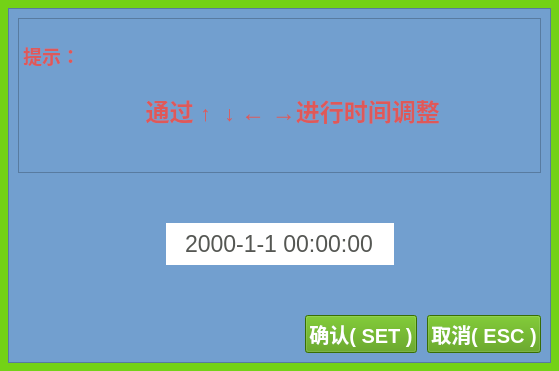
<?xml version="1.0" encoding="UTF-8"?>
<ui version="4.0">
 <class>Frm_parameterSettingsPop</class>
 <widget class="QDialog" name="Frm_parameterSettingsPop">
  <property name="geometry">
   <rect>
    <x>0</x>
    <y>0</y>
    <width>559</width>
    <height>371</height>
   </rect>
  </property>
  <property name="windowTitle">
   <string>Dialog</string>
  </property>
  <property name="styleSheet">
   <string notr="true">background-color: rgb(115, 210, 22);

</string>
  </property>
  <layout class="QGridLayout" name="gridLayout">
   <property name="leftMargin">
    <number>8</number>
   </property>
   <property name="topMargin">
    <number>8</number>
   </property>
   <property name="rightMargin">
    <number>8</number>
   </property>
   <property name="bottomMargin">
    <number>8</number>
   </property>
   <property name="spacing">
    <number>0</number>
   </property>
   <item row="0" column="0">
    <widget class="QStackedWidget" name="stackedWidget">
     <property name="styleSheet">
      <string notr="true"/>
     </property>
     <property name="currentIndex">
      <number>2</number>
     </property>
     <widget class="QWidget" name="page">
      <layout class="QGridLayout" name="gridLayout_2" rowstretch="3,4">
       <property name="leftMargin">
        <number>0</number>
       </property>
       <property name="topMargin">
        <number>0</number>
       </property>
       <property name="rightMargin">
        <number>0</number>
       </property>
       <property name="bottomMargin">
        <number>0</number>
       </property>
       <property name="spacing">
        <number>0</number>
       </property>
       <item row="0" column="0">
        <widget class="QFrame" name="frame">
         <property name="styleSheet">
          <string notr="true">background-color: rgb(114, 159, 207);</string>
         </property>
         <property name="frameShape">
          <enum>QFrame::StyledPanel</enum>
         </property>
         <property name="frameShadow">
          <enum>QFrame::Raised</enum>
         </property>
         <layout class="QGridLayout" name="gridLayout_3">
          <property name="leftMargin">
           <number>0</number>
          </property>
          <property name="topMargin">
           <number>0</number>
          </property>
          <property name="rightMargin">
           <number>0</number>
          </property>
          <property name="bottomMargin">
           <number>0</number>
          </property>
          <property name="spacing">
           <number>0</number>
          </property>
          <item row="0" column="0">
           <widget class="QTextBrowser" name="textBrowser">
            <property name="html">
             <string>&lt;!DOCTYPE HTML PUBLIC &quot;-//W3C//DTD HTML 4.0//EN&quot; &quot;http://www.w3.org/TR/REC-html40/strict.dtd&quot;&gt;
&lt;html&gt;&lt;head&gt;&lt;meta name=&quot;qrichtext&quot; content=&quot;1&quot; /&gt;&lt;style type=&quot;text/css&quot;&gt;
p, li { white-space: pre-wrap; }
&lt;/style&gt;&lt;/head&gt;&lt;body style=&quot; font-family:'Ubuntu'; font-size:11pt; font-weight:400; font-style:normal;&quot;&gt;
&lt;p align=&quot;center&quot; style=&quot;-qt-paragraph-type:empty; margin-top:0px; margin-bottom:0px; margin-left:0px; margin-right:0px; -qt-block-indent:0; text-indent:0px;&quot;&gt;&lt;br /&gt;&lt;/p&gt;
&lt;p style=&quot; margin-top:0px; margin-bottom:0px; margin-left:0px; margin-right:0px; -qt-block-indent:0; text-indent:0px;&quot;&gt;&lt;span style=&quot; font-size:14pt; font-weight:600; color:#de5959;&quot;&gt;提示：&lt;/span&gt;&lt;/p&gt;
&lt;p style=&quot; margin-top:0px; margin-bottom:0px; margin-left:0px; margin-right:0px; -qt-block-indent:0; text-indent:0px;&quot;&gt;&lt;span style=&quot; font-size:14pt; font-weight:600; color:#de5959;&quot;&gt;	零位设置非常重要，请谨慎操作！&lt;/span&gt;&lt;/p&gt;
&lt;p style=&quot; margin-top:0px; margin-bottom:0px; margin-left:0px; margin-right:0px; -qt-block-indent:0; text-indent:0px;&quot;&gt;&lt;span style=&quot; font-size:14pt; font-weight:600; color:#de5959;&quot;&gt;	&lt;/span&gt;&lt;/p&gt;
&lt;p style=&quot; margin-top:0px; margin-bottom:0px; margin-left:0px; margin-right:0px; -qt-block-indent:0; text-indent:0px;&quot;&gt;&lt;span style=&quot; font-size:14pt; font-weight:600; color:#de5959;&quot;&gt;	如需进入设置，请在以下输入密码：&lt;/span&gt;&lt;/p&gt;&lt;/body&gt;&lt;/html&gt;</string>
            </property>
           </widget>
          </item>
         </layout>
        </widget>
       </item>
       <item row="1" column="0">
        <widget class="QFrame" name="frame_2">
         <property name="styleSheet">
          <string notr="true">background-color: rgb(52, 101, 164);</string>
         </property>
         <property name="frameShape">
          <enum>QFrame::StyledPanel</enum>
         </property>
         <property name="frameShadow">
          <enum>QFrame::Raised</enum>
         </property>
         <layout class="QGridLayout" name="gridLayout_4" rowstretch="1,1,2" columnstretch="1,1,1">
          <item row="0" column="1">
           <spacer name="verticalSpacer">
            <property name="orientation">
             <enum>Qt::Vertical</enum>
            </property>
            <property name="sizeHint" stdset="0">
             <size>
              <width>20</width>
              <height>40</height>
             </size>
            </property>
           </spacer>
          </item>
          <item row="1" column="0">
           <spacer name="horizontalSpacer">
            <property name="orientation">
             <enum>Qt::Horizontal</enum>
            </property>
            <property name="sizeHint" stdset="0">
             <size>
              <width>161</width>
              <height>20</height>
             </size>
            </property>
           </spacer>
          </item>
          <item row="1" column="1">
           <widget class="QLineEdit" name="m_edtPasWd">
            <property name="minimumSize">
             <size>
              <width>200</width>
              <height>50</height>
             </size>
            </property>
            <property name="font">
             <font>
              <pointsize>29</pointsize>
              <weight>75</weight>
              <bold>true</bold>
             </font>
            </property>
            <property name="styleSheet">
             <string notr="true">color: rgb(78, 154, 6);
background-color: rgb(255, 255, 255);</string>
            </property>
            <property name="text">
             <string>123456</string>
            </property>
            <property name="echoMode">
             <enum>QLineEdit::Password</enum>
            </property>
           </widget>
          </item>
          <item row="1" column="2">
           <spacer name="horizontalSpacer_2">
            <property name="orientation">
             <enum>Qt::Horizontal</enum>
            </property>
            <property name="sizeHint" stdset="0">
             <size>
              <width>160</width>
              <height>20</height>
             </size>
            </property>
           </spacer>
          </item>
          <item row="2" column="1">
           <spacer name="verticalSpacer_2">
            <property name="orientation">
             <enum>Qt::Vertical</enum>
            </property>
            <property name="sizeHint" stdset="0">
             <size>
              <width>20</width>
              <height>84</height>
             </size>
            </property>
           </spacer>
          </item>
         </layout>
        </widget>
       </item>
      </layout>
     </widget>
     <widget class="QWidget" name="page_2">
      <layout class="QGridLayout" name="gridLayout_5" rowstretch="4,3">
       <property name="leftMargin">
        <number>0</number>
       </property>
       <property name="topMargin">
        <number>0</number>
       </property>
       <property name="rightMargin">
        <number>0</number>
       </property>
       <property name="bottomMargin">
        <number>0</number>
       </property>
       <property name="spacing">
        <number>0</number>
       </property>
       <item row="0" column="0">
        <widget class="QFrame" name="frame_3">
         <property name="styleSheet">
          <string notr="true">background-color: rgb(114, 159, 207);</string>
         </property>
         <property name="frameShape">
          <enum>QFrame::StyledPanel</enum>
         </property>
         <property name="frameShadow">
          <enum>QFrame::Raised</enum>
         </property>
         <layout class="QGridLayout" name="gridLayout_6" rowstretch="1,2,2,1">
          <property name="leftMargin">
           <number>0</number>
          </property>
          <property name="topMargin">
           <number>0</number>
          </property>
          <property name="rightMargin">
           <number>0</number>
          </property>
          <property name="bottomMargin">
           <number>0</number>
          </property>
          <property name="spacing">
           <number>0</number>
          </property>
          <item row="0" column="1">
           <spacer name="verticalSpacer_4">
            <property name="orientation">
             <enum>Qt::Vertical</enum>
            </property>
            <property name="sizeHint" stdset="0">
             <size>
              <width>20</width>
              <height>28</height>
             </size>
            </property>
           </spacer>
          </item>
          <item row="0" column="3" rowspan="4">
           <widget class="QLabel" name="label_4">
            <property name="sizePolicy">
             <sizepolicy hsizetype="Maximum" vsizetype="Preferred">
              <horstretch>0</horstretch>
              <verstretch>0</verstretch>
             </sizepolicy>
            </property>
            <property name="minimumSize">
             <size>
              <width>250</width>
              <height>0</height>
             </size>
            </property>
            <property name="styleSheet">
             <string notr="true">background-image: url(:/image/machinset_setzero.png);</string>
            </property>
            <property name="text">
             <string/>
            </property>
           </widget>
          </item>
          <item row="1" column="0">
           <spacer name="horizontalSpacer_5">
            <property name="orientation">
             <enum>Qt::Horizontal</enum>
            </property>
            <property name="sizeHint" stdset="0">
             <size>
              <width>85</width>
              <height>20</height>
             </size>
            </property>
           </spacer>
          </item>
          <item row="1" column="1">
           <widget class="QLabel" name="label">
            <property name="font">
             <font>
              <pointsize>20</pointsize>
              <weight>75</weight>
              <bold>true</bold>
             </font>
            </property>
            <property name="styleSheet">
             <string notr="true">color: rgb(255, 255, 255);</string>
            </property>
            <property name="text">
             <string>当前脉冲:</string>
            </property>
           </widget>
          </item>
          <item row="1" column="2">
           <spacer name="horizontalSpacer_3">
            <property name="orientation">
             <enum>Qt::Horizontal</enum>
            </property>
            <property name="sizeHint" stdset="0">
             <size>
              <width>84</width>
              <height>20</height>
             </size>
            </property>
           </spacer>
          </item>
          <item row="2" column="0">
           <spacer name="horizontalSpacer_6">
            <property name="orientation">
             <enum>Qt::Horizontal</enum>
            </property>
            <property name="sizeHint" stdset="0">
             <size>
              <width>85</width>
              <height>20</height>
             </size>
            </property>
           </spacer>
          </item>
          <item row="2" column="1">
           <widget class="QLabel" name="m_labPulse">
            <property name="font">
             <font>
              <pointsize>51</pointsize>
              <weight>75</weight>
              <bold>true</bold>
             </font>
            </property>
            <property name="styleSheet">
             <string notr="true">color: rgb(239, 41, 41);</string>
            </property>
            <property name="text">
             <string>0</string>
            </property>
            <property name="alignment">
             <set>Qt::AlignCenter</set>
            </property>
           </widget>
          </item>
          <item row="2" column="2">
           <spacer name="horizontalSpacer_4">
            <property name="orientation">
             <enum>Qt::Horizontal</enum>
            </property>
            <property name="sizeHint" stdset="0">
             <size>
              <width>84</width>
              <height>20</height>
             </size>
            </property>
           </spacer>
          </item>
          <item row="3" column="1">
           <spacer name="verticalSpacer_3">
            <property name="orientation">
             <enum>Qt::Vertical</enum>
            </property>
            <property name="sizeHint" stdset="0">
             <size>
              <width>20</width>
              <height>28</height>
             </size>
            </property>
           </spacer>
          </item>
         </layout>
        </widget>
       </item>
       <item row="1" column="0">
        <widget class="QFrame" name="frame_4">
         <property name="styleSheet">
          <string notr="true">background-color: rgb(52, 101, 164);</string>
         </property>
         <property name="frameShape">
          <enum>QFrame::StyledPanel</enum>
         </property>
         <property name="frameShadow">
          <enum>QFrame::Raised</enum>
         </property>
         <layout class="QGridLayout" name="gridLayout_7">
          <property name="leftMargin">
           <number>30</number>
          </property>
          <property name="horizontalSpacing">
           <number>20</number>
          </property>
          <item row="0" column="0">
           <spacer name="verticalSpacer_8">
            <property name="orientation">
             <enum>Qt::Vertical</enum>
            </property>
            <property name="sizeHint" stdset="0">
             <size>
              <width>20</width>
              <height>29</height>
             </size>
            </property>
           </spacer>
          </item>
          <item row="0" column="1">
           <spacer name="verticalSpacer_5">
            <property name="orientation">
             <enum>Qt::Vertical</enum>
            </property>
            <property name="sizeHint" stdset="0">
             <size>
              <width>20</width>
              <height>29</height>
             </size>
            </property>
           </spacer>
          </item>
          <item row="1" column="0">
           <widget class="QPushButton" name="m_btnZeroSetOK">
            <property name="sizePolicy">
             <sizepolicy hsizetype="Minimum" vsizetype="Preferred">
              <horstretch>0</horstretch>
              <verstretch>0</verstretch>
             </sizepolicy>
            </property>
            <property name="minimumSize">
             <size>
              <width>150</width>
              <height>50</height>
             </size>
            </property>
            <property name="maximumSize">
             <size>
              <width>150</width>
              <height>50</height>
             </size>
            </property>
            <property name="font">
             <font>
              <pointsize>15</pointsize>
              <weight>75</weight>
              <bold>true</bold>
             </font>
            </property>
            <property name="styleSheet">
             <string notr="true">color: rgb(255, 255, 255);
background-color: rgb(78, 154, 6);
</string>
            </property>
            <property name="text">
             <string>确认 ( SET )</string>
            </property>
            <property name="icon">
             <iconset resource="../style.qrc">
              <normaloff>:/image/button_ok.png</normaloff>:/image/button_ok.png</iconset>
            </property>
            <property name="iconSize">
             <size>
              <width>22</width>
              <height>22</height>
             </size>
            </property>
            <property name="autoDefault">
             <bool>false</bool>
            </property>
            <property name="flat">
             <bool>false</bool>
            </property>
           </widget>
          </item>
          <item row="1" column="1">
           <widget class="QLabel" name="label_5">
            <property name="font">
             <font>
              <pointsize>14</pointsize>
              <weight>75</weight>
              <bold>true</bold>
             </font>
            </property>
            <property name="styleSheet">
             <string notr="true">color: rgb(117, 224, 225);</string>
            </property>
            <property name="text">
             <string>Please press &quot;SET&quot; to set the zero !</string>
            </property>
           </widget>
          </item>
          <item row="2" column="0">
           <spacer name="verticalSpacer_7">
            <property name="orientation">
             <enum>Qt::Vertical</enum>
            </property>
            <property name="sizeHint" stdset="0">
             <size>
              <width>20</width>
              <height>35</height>
             </size>
            </property>
           </spacer>
          </item>
          <item row="2" column="1">
           <spacer name="verticalSpacer_6">
            <property name="orientation">
             <enum>Qt::Vertical</enum>
            </property>
            <property name="sizeHint" stdset="0">
             <size>
              <width>20</width>
              <height>35</height>
             </size>
            </property>
           </spacer>
          </item>
         </layout>
        </widget>
       </item>
      </layout>
     </widget>
     <widget class="QWidget" name="page_3">
      <layout class="QGridLayout" name="gridLayout_8">
       <property name="leftMargin">
        <number>0</number>
       </property>
       <property name="topMargin">
        <number>0</number>
       </property>
       <property name="rightMargin">
        <number>0</number>
       </property>
       <property name="bottomMargin">
        <number>0</number>
       </property>
       <item row="0" column="0">
        <widget class="QFrame" name="frame_5">
         <property name="styleSheet">
          <string notr="true">background-color: rgb(114, 159, 207);</string>
         </property>
         <property name="frameShape">
          <enum>QFrame::StyledPanel</enum>
         </property>
         <property name="frameShadow">
          <enum>QFrame::Raised</enum>
         </property>
         <layout class="QGridLayout" name="gridLayout_9">
          <property name="leftMargin">
           <number>9</number>
          </property>
          <property name="topMargin">
           <number>9</number>
          </property>
          <property name="rightMargin">
           <number>9</number>
          </property>
          <property name="bottomMargin">
           <number>9</number>
          </property>
          <property name="horizontalSpacing">
           <number>6</number>
          </property>
          <property name="verticalSpacing">
           <number>50</number>
          </property>
          <item row="2" column="1">
           <layout class="QHBoxLayout" name="horizontalLayout_2">
            <property name="spacing">
             <number>10</number>
            </property>
            <item>
             <widget class="QPushButton" name="m_btnZeroSetOK_2">
              <property name="sizePolicy">
               <sizepolicy hsizetype="Minimum" vsizetype="Preferred">
                <horstretch>0</horstretch>
                <verstretch>0</verstretch>
               </sizepolicy>
              </property>
              <property name="minimumSize">
               <size>
                <width>0</width>
                <height>0</height>
               </size>
              </property>
              <property name="maximumSize">
               <size>
                <width>130</width>
                <height>40</height>
               </size>
              </property>
              <property name="font">
               <font>
                <pointsize>15</pointsize>
                <weight>75</weight>
                <bold>true</bold>
               </font>
              </property>
              <property name="styleSheet">
               <string notr="true">color: rgb(255, 255, 255);
background-color: rgb(78, 154, 6);
</string>
              </property>
              <property name="text">
               <string>确认( SET )</string>
              </property>
              <property name="icon">
               <iconset resource="../style.qrc">
                <normaloff>:/image/button_ok.png</normaloff>:/image/button_ok.png</iconset>
              </property>
              <property name="iconSize">
               <size>
                <width>22</width>
                <height>22</height>
               </size>
              </property>
              <property name="autoDefault">
               <bool>false</bool>
              </property>
              <property name="flat">
               <bool>false</bool>
              </property>
             </widget>
            </item>
            <item>
             <widget class="QPushButton" name="m_btnZeroSetOK_3">
              <property name="sizePolicy">
               <sizepolicy hsizetype="Minimum" vsizetype="Preferred">
                <horstretch>0</horstretch>
                <verstretch>0</verstretch>
               </sizepolicy>
              </property>
              <property name="minimumSize">
               <size>
                <width>0</width>
                <height>0</height>
               </size>
              </property>
              <property name="maximumSize">
               <size>
                <width>130</width>
                <height>40</height>
               </size>
              </property>
              <property name="font">
               <font>
                <pointsize>15</pointsize>
                <weight>75</weight>
                <bold>true</bold>
               </font>
              </property>
              <property name="styleSheet">
               <string notr="true">color: rgb(255, 255, 255);
background-color: rgb(78, 154, 6);
</string>
              </property>
              <property name="text">
               <string>取消( ESC )</string>
              </property>
              <property name="icon">
               <iconset resource="../style.qrc">
                <normaloff>:/image/button_cancel.png</normaloff>:/image/button_cancel.png</iconset>
              </property>
              <property name="iconSize">
               <size>
                <width>22</width>
                <height>22</height>
               </size>
              </property>
              <property name="autoDefault">
               <bool>false</bool>
              </property>
              <property name="flat">
               <bool>false</bool>
              </property>
             </widget>
            </item>
           </layout>
          </item>
          <item row="0" column="0" colspan="2">
           <widget class="QTextEdit" name="textEdit">
            <property name="html">
             <string>&lt;!DOCTYPE HTML PUBLIC &quot;-//W3C//DTD HTML 4.0//EN&quot; &quot;http://www.w3.org/TR/REC-html40/strict.dtd&quot;&gt;
&lt;html&gt;&lt;head&gt;&lt;meta name=&quot;qrichtext&quot; content=&quot;1&quot; /&gt;&lt;style type=&quot;text/css&quot;&gt;
p, li { white-space: pre-wrap; }
&lt;/style&gt;&lt;/head&gt;&lt;body style=&quot; font-family:'Ubuntu'; font-size:11pt; font-weight:400; font-style:normal;&quot;&gt;
&lt;p style=&quot;-qt-paragraph-type:empty; margin-top:0px; margin-bottom:0px; margin-left:0px; margin-right:0px; -qt-block-indent:0; text-indent:0px;&quot;&gt;&lt;br /&gt;&lt;/p&gt;
&lt;p style=&quot; margin-top:0px; margin-bottom:0px; margin-left:0px; margin-right:0px; -qt-block-indent:0; text-indent:0px;&quot;&gt;&lt;span style=&quot; font-size:14pt; font-weight:600; color:#de5959;&quot;&gt;提示：&lt;/span&gt;&lt;/p&gt;
&lt;p style=&quot;-qt-paragraph-type:empty; margin-top:0px; margin-bottom:0px; margin-left:0px; margin-right:0px; -qt-block-indent:0; text-indent:0px; font-size:14pt; font-weight:600; color:#de5959;&quot;&gt;&lt;br /&gt;&lt;/p&gt;
&lt;p align=&quot;center&quot; style=&quot; margin-top:0px; margin-bottom:0px; margin-left:0px; margin-right:0px; -qt-block-indent:0; text-indent:0px;&quot;&gt;&lt;span style=&quot; font-size:14pt; color:#de5959;&quot;&gt;     &lt;/span&gt;&lt;span style=&quot; font-size:18pt; font-weight:600; color:#de5959;&quot;&gt;通过 &lt;/span&gt;&lt;span style=&quot; font-size:16pt; font-weight:600; color:#de5959;&quot;&gt;↑&lt;/span&gt;&lt;span style=&quot; font-size:18pt; font-weight:600; color:#de5959;&quot;&gt;  &lt;/span&gt;&lt;span style=&quot; font-size:16pt; font-weight:600; color:#de5959;&quot;&gt;↓&lt;/span&gt;&lt;span style=&quot; font-size:18pt; font-weight:600; color:#de5959;&quot;&gt; ← →进行时间调整&lt;/span&gt;&lt;/p&gt;&lt;/body&gt;&lt;/html&gt;</string>
            </property>
           </widget>
          </item>
          <item row="1" column="0" colspan="2">
           <layout class="QHBoxLayout" name="horizontalLayout">
            <property name="spacing">
             <number>0</number>
            </property>
            <item>
             <spacer name="horizontalSpacer_7">
              <property name="orientation">
               <enum>Qt::Horizontal</enum>
              </property>
              <property name="sizeHint" stdset="0">
               <size>
                <width>148</width>
                <height>20</height>
               </size>
              </property>
             </spacer>
            </item>
            <item>
             <widget class="QDateTimeEdit" name="dateTimeEdit">
              <property name="minimumSize">
               <size>
                <width>0</width>
                <height>42</height>
               </size>
              </property>
              <property name="font">
               <font>
                <pointsize>17</pointsize>
                <weight>50</weight>
                <bold>false</bold>
               </font>
              </property>
              <property name="layoutDirection">
               <enum>Qt::LeftToRight</enum>
              </property>
              <property name="autoFillBackground">
               <bool>true</bool>
              </property>
              <property name="styleSheet">
               <string notr="true">background-color: rgb(255, 255, 255);
color: rgb(85, 87, 83);</string>
              </property>
              <property name="frame">
               <bool>false</bool>
              </property>
              <property name="alignment">
               <set>Qt::AlignCenter</set>
              </property>
              <property name="readOnly">
               <bool>false</bool>
              </property>
              <property name="buttonSymbols">
               <enum>QAbstractSpinBox::NoButtons</enum>
              </property>
              <property name="keyboardTracking">
               <bool>true</bool>
              </property>
              <property name="currentSection">
               <enum>QDateTimeEdit::YearSection</enum>
              </property>
              <property name="displayFormat">
               <string>yyyy-M-d HH:mm:ss</string>
              </property>
              <property name="calendarPopup">
               <bool>false</bool>
              </property>
             </widget>
            </item>
            <item>
             <spacer name="horizontalSpacer_8">
              <property name="orientation">
               <enum>Qt::Horizontal</enum>
              </property>
              <property name="sizeHint" stdset="0">
               <size>
                <width>126</width>
                <height>20</height>
               </size>
              </property>
             </spacer>
            </item>
           </layout>
          </item>
          <item row="2" column="0">
           <spacer name="horizontalSpacer_9">
            <property name="orientation">
             <enum>Qt::Horizontal</enum>
            </property>
            <property name="sizeHint" stdset="0">
             <size>
              <width>195</width>
              <height>20</height>
             </size>
            </property>
           </spacer>
          </item>
         </layout>
        </widget>
       </item>
      </layout>
     </widget>
    </widget>
   </item>
  </layout>
 </widget>
 <resources>
  <include location="../style.qrc"/>
 </resources>
 <connections/>
</ui>
